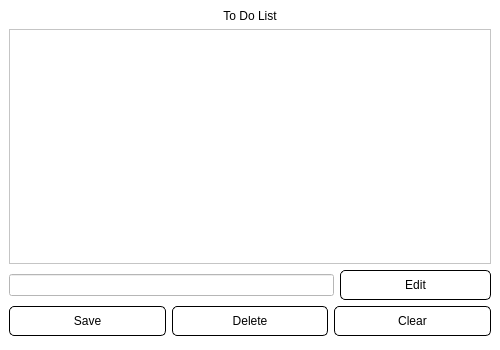
<?xml version="1.0" encoding="UTF-8"?>
<ui version="4.0">
 <class>Dialog</class>
 <widget class="QDialog" name="Dialog">
  <property name="geometry">
   <rect>
    <x>0</x>
    <y>0</y>
    <width>500</width>
    <height>350</height>
   </rect>
  </property>
  <property name="windowTitle">
   <string>Dialog</string>
  </property>
  <widget class="QFrame" name="verticalFrame">
   <property name="geometry">
    <rect>
     <x>0</x>
     <y>0</y>
     <width>500</width>
     <height>350</height>
    </rect>
   </property>
   <property name="sizePolicy">
    <sizepolicy hsizetype="Fixed" vsizetype="Fixed">
     <horstretch>0</horstretch>
     <verstretch>0</verstretch>
    </sizepolicy>
   </property>
   <property name="minimumSize">
    <size>
     <width>500</width>
     <height>350</height>
    </size>
   </property>
   <property name="maximumSize">
    <size>
     <width>500</width>
     <height>350</height>
    </size>
   </property>
   <property name="styleSheet">
    <string notr="true">background-color: rgb(255, 255, 255);</string>
   </property>
   <layout class="QVBoxLayout" name="verticalLayout">
    <item>
     <widget class="QLabel" name="title_label">
      <property name="styleSheet">
       <string notr="true">font: 81 12pt &quot;나눔스퀘어 Bold&quot;;</string>
      </property>
      <property name="text">
       <string>To Do List</string>
      </property>
      <property name="alignment">
       <set>Qt::AlignCenter</set>
      </property>
     </widget>
    </item>
    <item>
     <widget class="QListWidget" name="list_widget">
      <property name="contextMenuPolicy">
       <enum>Qt::DefaultContextMenu</enum>
      </property>
      <property name="dragDropMode">
       <enum>QAbstractItemView::NoDragDrop</enum>
      </property>
      <property name="selectionMode">
       <enum>QAbstractItemView::SingleSelection</enum>
      </property>
      <property name="wordWrap">
       <bool>false</bool>
      </property>
     </widget>
    </item>
    <item>
     <layout class="QHBoxLayout" name="horizontalLayout">
      <item>
       <widget class="QLineEdit" name="line_modify_item">
        <property name="text">
         <string/>
        </property>
       </widget>
      </item>
      <item>
       <widget class="QPushButton" name="btn_modify_item">
        <property name="minimumSize">
         <size>
          <width>151</width>
          <height>30</height>
         </size>
        </property>
        <property name="maximumSize">
         <size>
          <width>151</width>
          <height>30</height>
         </size>
        </property>
        <property name="styleSheet">
         <string notr="true">font: 75 10pt &quot;나눔스퀘어 Bold&quot;;
background-color: rgb(255, 255, 255);
border-radius: 5px;
border-style: solid;
border-width: 1px;
border-color: rgb(0, 0, 0);</string>
        </property>
        <property name="text">
         <string>Edit</string>
        </property>
       </widget>
      </item>
     </layout>
    </item>
    <item>
     <layout class="QHBoxLayout" name="horizontalLayout_4">
      <item>
       <widget class="QPushButton" name="btn_saveItem">
        <property name="minimumSize">
         <size>
          <width>0</width>
          <height>30</height>
         </size>
        </property>
        <property name="maximumSize">
         <size>
          <width>16777215</width>
          <height>30</height>
         </size>
        </property>
        <property name="styleSheet">
         <string notr="true">font: 75 10pt &quot;나눔스퀘어 Bold&quot;;
background-color: rgb(255, 255, 255);
border-radius: 5px;
border-style: solid;
border-width: 1px;
border-color: rgb(0, 0, 0);</string>
        </property>
        <property name="text">
         <string>Save</string>
        </property>
       </widget>
      </item>
      <item>
       <widget class="QPushButton" name="btn_removeItem">
        <property name="minimumSize">
         <size>
          <width>0</width>
          <height>30</height>
         </size>
        </property>
        <property name="maximumSize">
         <size>
          <width>16777215</width>
          <height>30</height>
         </size>
        </property>
        <property name="styleSheet">
         <string notr="true">font: 75 10pt &quot;나눔스퀘어 Bold&quot;;
background-color: rgb(255, 255, 255);
border-radius: 5px;
border-style: solid;
border-width: 1px;
border-color: rgb(0, 0, 0);</string>
        </property>
        <property name="text">
         <string>Delete</string>
        </property>
       </widget>
      </item>
      <item>
       <widget class="QPushButton" name="btn_clearItem">
        <property name="minimumSize">
         <size>
          <width>0</width>
          <height>30</height>
         </size>
        </property>
        <property name="maximumSize">
         <size>
          <width>16777215</width>
          <height>30</height>
         </size>
        </property>
        <property name="styleSheet">
         <string notr="true">font: 75 10pt &quot;나눔스퀘어 Bold&quot;;
background-color: rgb(255, 255, 255);
border-radius: 5px;
border-style: solid;
border-width: 1px;
border-color: rgb(0, 0, 0);</string>
        </property>
        <property name="text">
         <string>Clear</string>
        </property>
       </widget>
      </item>
     </layout>
    </item>
    <item>
     <spacer name="horizontalSpacer">
      <property name="orientation">
       <enum>Qt::Horizontal</enum>
      </property>
      <property name="sizeType">
       <enum>QSizePolicy::Fixed</enum>
      </property>
      <property name="sizeHint" stdset="0">
       <size>
        <width>500</width>
        <height>5</height>
       </size>
      </property>
     </spacer>
    </item>
   </layout>
  </widget>
 </widget>
 <resources/>
 <connections/>
</ui>
